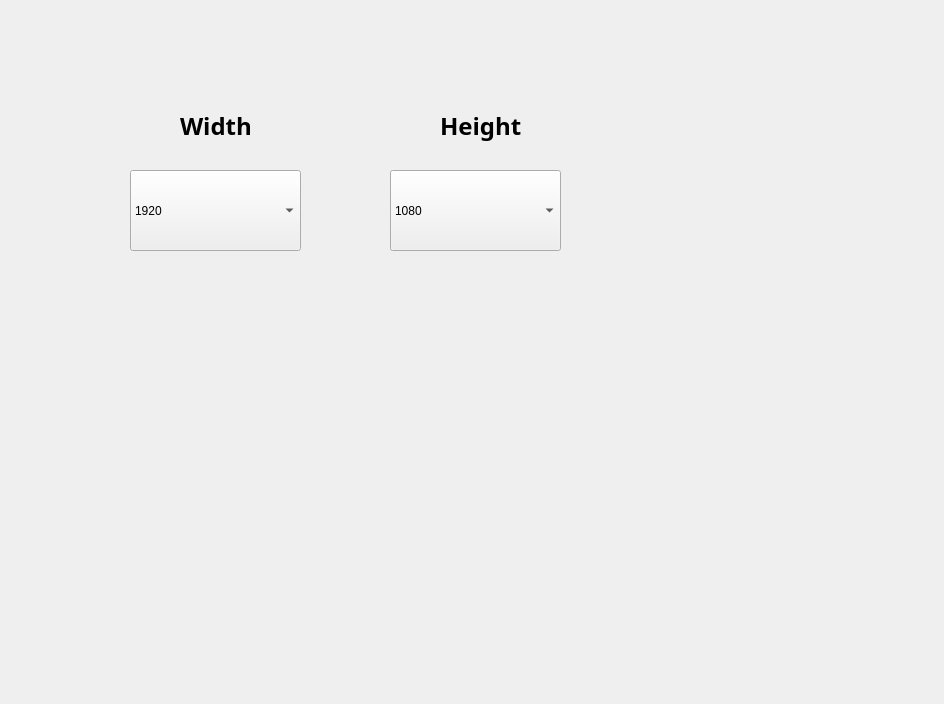
<?xml version="1.0" encoding="UTF-8"?>
<ui version="4.0">
 <class>MainWindowDesign</class>
 <widget class="QMainWindow" name="MainWindowDesign">
  <property name="geometry">
   <rect>
    <x>0</x>
    <y>0</y>
    <width>944</width>
    <height>704</height>
   </rect>
  </property>
  <property name="windowTitle">
   <string>QRosApp</string>
  </property>
  <property name="windowIcon">
   <iconset resource="../resources/images.qrc">
    <normaloff>:/images/icon.png</normaloff>:/images/icon.png</iconset>
  </property>
  <property name="locale">
   <locale language="English" country="Australia"/>
  </property>
  <widget class="QWidget" name="centralwidget">
   <widget class="QComboBox" name="WcomboBox">
    <property name="geometry">
     <rect>
      <x>130</x>
      <y>170</y>
      <width>171</width>
      <height>81</height>
     </rect>
    </property>
    <item>
     <property name="text">
      <string>1920</string>
     </property>
    </item>
    <item>
     <property name="text">
      <string>1280</string>
     </property>
    </item>
    <item>
     <property name="text">
      <string>864</string>
     </property>
    </item>
    <item>
     <property name="text">
      <string>640</string>
     </property>
    </item>
    <item>
     <property name="text">
      <string>432</string>
     </property>
    </item>
    <item>
     <property name="text">
      <string>176</string>
     </property>
    </item>
   </widget>
   <widget class="QComboBox" name="HcomboBox">
    <property name="geometry">
     <rect>
      <x>390</x>
      <y>170</y>
      <width>171</width>
      <height>81</height>
     </rect>
    </property>
    <item>
     <property name="text">
      <string>1080</string>
     </property>
    </item>
    <item>
     <property name="text">
      <string>720</string>
     </property>
    </item>
    <item>
     <property name="text">
      <string>480</string>
     </property>
    </item>
    <item>
     <property name="text">
      <string>360</string>
     </property>
    </item>
    <item>
     <property name="text">
      <string>240</string>
     </property>
    </item>
    <item>
     <property name="text">
      <string>144</string>
     </property>
    </item>
   </widget>
   <widget class="QLabel" name="label">
    <property name="geometry">
     <rect>
      <x>180</x>
      <y>100</y>
      <width>111</width>
      <height>51</height>
     </rect>
    </property>
    <property name="font">
     <font>
      <family>Ubuntu Condensed</family>
      <pointsize>18</pointsize>
      <weight>75</weight>
      <bold>true</bold>
     </font>
    </property>
    <property name="text">
     <string>Width</string>
    </property>
   </widget>
   <widget class="QLabel" name="label_2">
    <property name="geometry">
     <rect>
      <x>440</x>
      <y>100</y>
      <width>111</width>
      <height>51</height>
     </rect>
    </property>
    <property name="font">
     <font>
      <family>Ubuntu Condensed</family>
      <pointsize>18</pointsize>
      <weight>75</weight>
      <bold>true</bold>
     </font>
    </property>
    <property name="text">
     <string>Height</string>
    </property>
   </widget>
  </widget>
  <action name="action_Quit">
   <property name="text">
    <string>&amp;Quit</string>
   </property>
   <property name="shortcut">
    <string>Ctrl+Q</string>
   </property>
   <property name="shortcutContext">
    <enum>Qt::ApplicationShortcut</enum>
   </property>
  </action>
  <action name="action_Preferences">
   <property name="text">
    <string>&amp;Preferences</string>
   </property>
  </action>
  <action name="actionAbout">
   <property name="text">
    <string>&amp;About</string>
   </property>
  </action>
  <action name="actionAbout_Qt">
   <property name="text">
    <string>About &amp;Qt</string>
   </property>
  </action>
 </widget>
 <resources>
  <include location="../resources/images.qrc"/>
 </resources>
 <connections>
  <connection>
   <sender>action_Quit</sender>
   <signal>triggered()</signal>
   <receiver>MainWindowDesign</receiver>
   <slot>close()</slot>
   <hints>
    <hint type="sourcelabel">
     <x>-1</x>
     <y>-1</y>
    </hint>
    <hint type="destinationlabel">
     <x>399</x>
     <y>299</y>
    </hint>
   </hints>
  </connection>
 </connections>
</ui>
